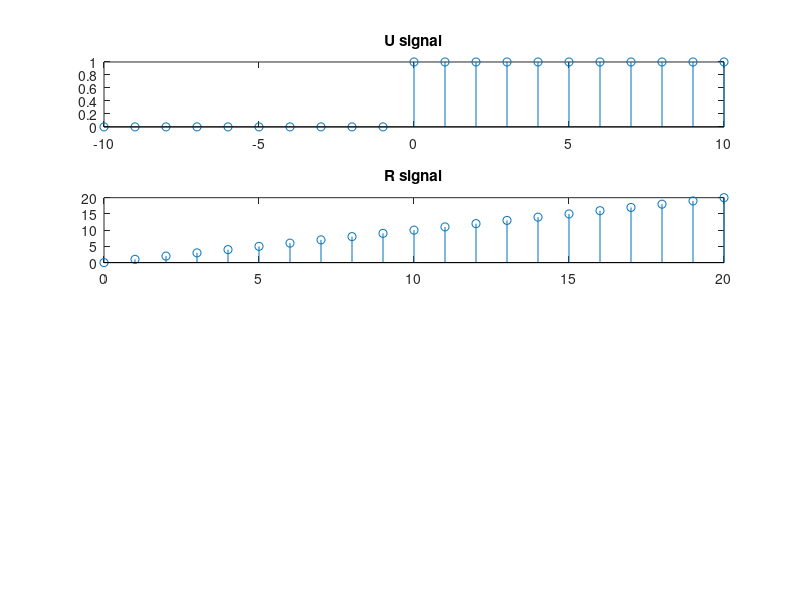

The MATLAB source for this figure: (Note: this script raises an error after producing the figure.)
clear all; clc;

n1 = [-10:10];
n2 = [0:20];

u = (n1>=0);
r = n2.*(n2>=0);

figure();
subplot(4, 1,1);
stem(n1, u);
title("U signal");

subplot(4, 1 ,2);
stem(n2,r);
title("R signal")

result_custom = myconv(u,r);
nconv = [n1(1)+n2(1):n1(end)+n2(end)];
subplot(4, 1,3);
stem(nconv, result_custom);
title("My convolution")

result_conv = conv(u,r);
subplot(4, 1,4);
stem(nconv, result_conv);
title("conv function")

%checking if results are correct
if(isequal(result_conv, result_custom)==1)
  disp("Convolution results are equal")
else
  disp("Convolution results are not equal")
endif

%%end a


u_ft = fft(u, length(nconv));
r_ft = fft(r, length(nconv));

result_ft = u_ft.*r_ft;

abs_diff = abs(result_custom - ifft(result_ft)) %differences between the results (for f.t.)
disp("There are some really small differences because of numerical operations between functions")

figure(2)
subplot(2, 1, 1)
stem(nconv,ifft(result_ft))
title('Inverse fourier transform of the product in frequency')
subplot(2, 1, 2)
stem(nconv, result_conv)
title('Convolution of two signals using conv()')